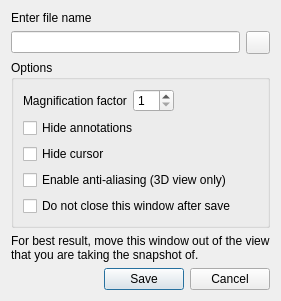
<?xml version="1.0" encoding="UTF-8"?>
<ui version="4.0">
 <class>DialogSaveScreenshot</class>
 <widget class="QDialog" name="DialogSaveScreenshot">
  <property name="geometry">
   <rect>
    <x>0</x>
    <y>0</y>
    <width>366</width>
    <height>322</height>
   </rect>
  </property>
  <property name="windowTitle">
   <string>Save Screenshots</string>
  </property>
  <property name="layoutDirection">
   <enum>Qt::LeftToRight</enum>
  </property>
  <layout class="QVBoxLayout" name="verticalLayout_2">
   <property name="sizeConstraint">
    <enum>QLayout::SetFixedSize</enum>
   </property>
   <item>
    <widget class="QLabel" name="label_3">
     <property name="text">
      <string>Enter file name</string>
     </property>
    </widget>
   </item>
   <item>
    <layout class="QHBoxLayout" name="horizontalLayout_2">
     <item>
      <widget class="QLineEdit" name="lineEditFileName"/>
     </item>
     <item>
      <widget class="QToolButton" name="toolButtonOpen">
       <property name="text">
        <string/>
       </property>
       <property name="icon">
        <iconset>
         <activeon>:/resource/icons/file_open_16.png</activeon>
        </iconset>
       </property>
      </widget>
     </item>
    </layout>
   </item>
   <item>
    <widget class="QGroupBox" name="groupBox">
     <property name="title">
      <string>Options</string>
     </property>
     <layout class="QVBoxLayout" name="verticalLayout">
      <item>
       <layout class="QHBoxLayout" name="horizontalLayout">
        <item>
         <widget class="QLabel" name="label_2">
          <property name="text">
           <string>Magnification factor</string>
          </property>
         </widget>
        </item>
        <item>
         <widget class="QSpinBox" name="spinBoxMagnification">
          <property name="minimum">
           <number>1</number>
          </property>
          <property name="maximum">
           <number>10</number>
          </property>
         </widget>
        </item>
        <item>
         <spacer name="horizontalSpacer">
          <property name="orientation">
           <enum>Qt::Horizontal</enum>
          </property>
          <property name="sizeHint" stdset="0">
           <size>
            <width>0</width>
            <height>0</height>
           </size>
          </property>
         </spacer>
        </item>
       </layout>
      </item>
      <item>
       <widget class="QCheckBox" name="checkBoxHideAnnotation">
        <property name="text">
         <string>Hide annotations</string>
        </property>
       </widget>
      </item>
      <item>
       <widget class="QCheckBox" name="checkBoxHideCursor">
        <property name="text">
         <string>Hide cursor</string>
        </property>
       </widget>
      </item>
      <item>
       <widget class="QCheckBox" name="checkBoxAntiAliasing">
        <property name="text">
         <string>Enable anti-aliasing (3D view only)</string>
        </property>
       </widget>
      </item>
      <item>
       <widget class="QCheckBox" name="checkBoxKeepWindow">
        <property name="text">
         <string>Do not close this window after save</string>
        </property>
       </widget>
      </item>
     </layout>
    </widget>
   </item>
   <item>
    <widget class="QLabel" name="label">
     <property name="text">
      <string>For best result, move this window out of the view that you are taking the snapshot of.</string>
     </property>
     <property name="wordWrap">
      <bool>true</bool>
     </property>
    </widget>
   </item>
   <item>
    <widget class="QDialogButtonBox" name="buttonBox">
     <property name="orientation">
      <enum>Qt::Horizontal</enum>
     </property>
     <property name="standardButtons">
      <set>QDialogButtonBox::Cancel|QDialogButtonBox::Save</set>
     </property>
    </widget>
   </item>
  </layout>
 </widget>
 <resources/>
 <connections>
  <connection>
   <sender>buttonBox</sender>
   <signal>accepted()</signal>
   <receiver>DialogSaveScreenshot</receiver>
   <slot>OnSave()</slot>
   <hints>
    <hint type="sourcelabel">
     <x>214</x>
     <y>256</y>
    </hint>
    <hint type="destinationlabel">
     <x>157</x>
     <y>274</y>
    </hint>
   </hints>
  </connection>
  <connection>
   <sender>buttonBox</sender>
   <signal>rejected()</signal>
   <receiver>DialogSaveScreenshot</receiver>
   <slot>reject()</slot>
   <hints>
    <hint type="sourcelabel">
     <x>316</x>
     <y>260</y>
    </hint>
    <hint type="destinationlabel">
     <x>286</x>
     <y>274</y>
    </hint>
   </hints>
  </connection>
  <connection>
   <sender>toolButtonOpen</sender>
   <signal>clicked()</signal>
   <receiver>DialogSaveScreenshot</receiver>
   <slot>OnOpen()</slot>
   <hints>
    <hint type="sourcelabel">
     <x>326</x>
     <y>69</y>
    </hint>
    <hint type="destinationlabel">
     <x>399</x>
     <y>69</y>
    </hint>
   </hints>
  </connection>
 </connections>
 <slots>
  <slot>OnOpen()</slot>
  <slot>OnSave()</slot>
 </slots>
</ui>
